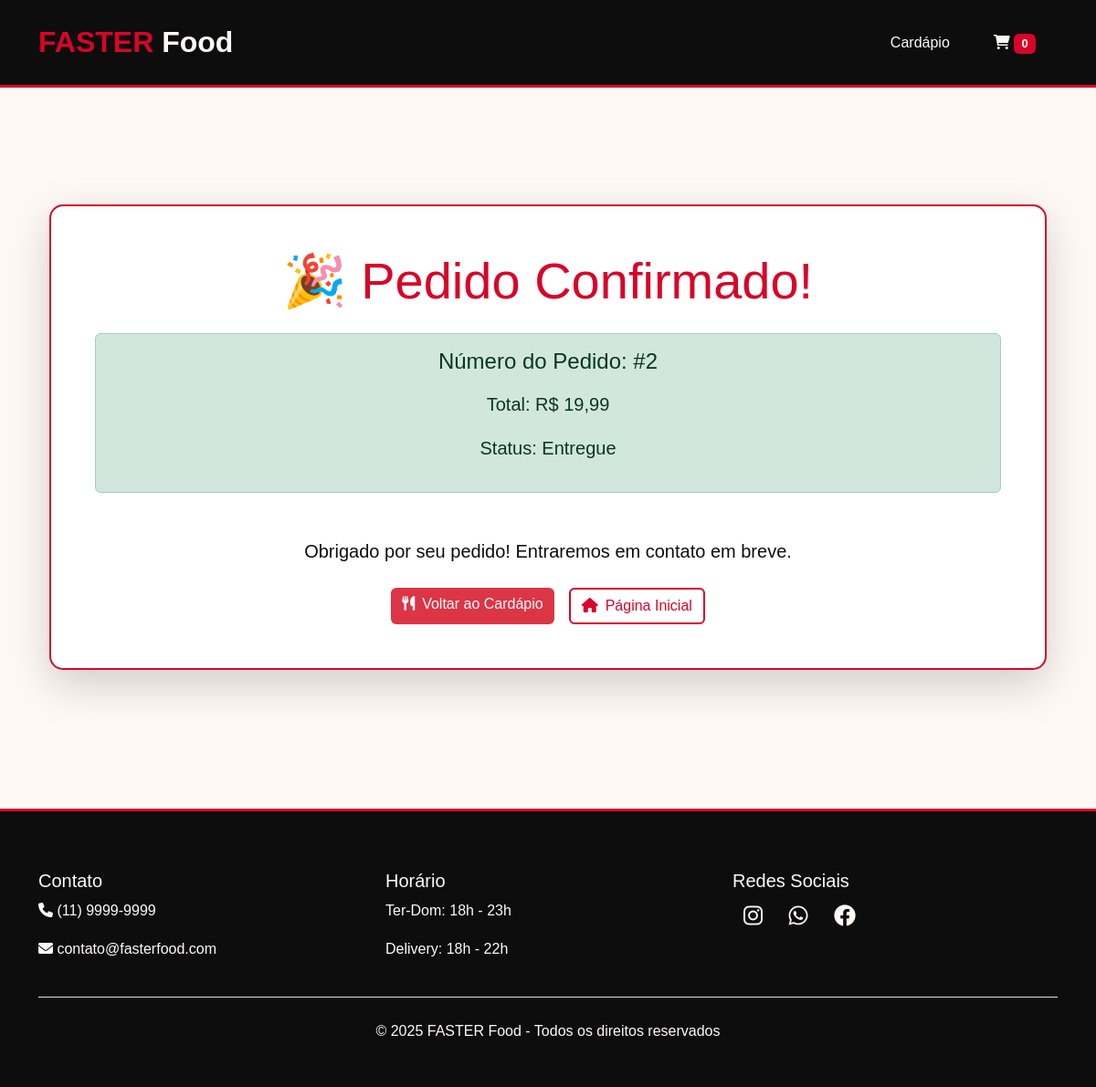
Screenshot of /confirmacao/2/ with the database file from the repository.
### delivery_app/models.py (models this page shows, shortened)
class Pedido(models.Model):
    STATUS_CHOICES = [
        ('Pendente', 'Pendente'),
        ('Em Preparo', 'Em Preparo'),
        ('Entregue', 'Entregue'),
    ]
    cliente_nome = models.CharField(max_length=100)
    cliente_endereco = models.CharField(max_length=200)
    cliente_telefone = models.CharField(max_length=20)
    total = models.DecimalField(max_digits=10, decimal_places=2)
    status = models.CharField(max_length=20, choices=STATUS_CHOICES, default='Pendente')
    criado_em = models.DateTimeField(auto_now_add=True)
    tracking_token = models.UUIDField(default=uuid.uuid4, editable=False, unique=True)
    def get_absolute_url(self):
        return reverse('acompanhar_pedido', args=[str(self.tracking_token)])

### delivery_app/views.py (the view)
# urls.py: path('confirmacao/<int:pedido_id>/', views.confirmacao, name='confirmacao'),
def confirmacao(request, pedido_id):
    pedido = get_object_or_404(Pedido, id=pedido_id)
    return render(request, 'confirmacao.html', {
        'pedido': pedido,
        'whatsapp_url': request.GET.get('whatsapp_url', ''),
        'tracking_url': request.build_absolute_uri(pedido.get_absolute_url())
    })

### delivery_app/templates/confirmacao.html (shortened to what this page needs)
{% extends 'base.html' %}
{% load humanize %}
{% block content %}
<div class="container text-center py-5">
    <div class="confirmation-card shadow-lg p-5 mb-4">
        <h1 class="display-4 text-vermelho mb-4">🎉 Pedido Confirmado!</h1>
        <div class="alert alert-success">
            <h4 class="mb-3">Número do Pedido: #{{ pedido.id }}</h4>
            <div class="row justify-content-center">
                <div class="col-md-6">
                    <p class="lead"><strong>Total:</strong> R$ {{ pedido.total|intcomma }}</p>
                    <p class="lead"><strong>Status:</strong> {{ pedido.status }}</p>
                </div>
            </div>
        </div>
        <div class="mt-5">
            <p class="lead">Obrigado por seu pedido! Entraremos em contato em breve.</p>
            <div class="d-flex justify-content-center gap-3 mt-4">
                <a href="{% url 'cardapio' %}" class="btn btn-vermelho">
                    <i class="fas fa-utensils me-2"></i>Voltar ao Cardápio
                </a>
                <a href="/" class="btn btn-outline-vermelho">
                    <i class="fas fa-home me-2"></i>Página Inicial
                </a>
            </div>
        </div>
    </div>
</div>
{% endblock %}

### static/css/styles.css (style rules this page uses)
:root { --vermelho: #D90429; --vermelho-escuro: #B00321; --preto: #0D0D0D; --preto-claro: #1A1A1A; --branco: #FFF9F5; --cinza: #F3F3F3; --transition: all 0.3s cubic-bezier(0.4, 0, 0.2, 1); }
* { margin: 0; padding: 0; box-sizing: border-box; }
body { background-color: var(--branco); color: var(--preto); font-family: 'Arial', sans-serif; line-height: 1.6; min-height: 100vh; display: flex; flex-direction: column; }
.text-vermelho { color: var(--vermelho) !important; }
.btn-outline-vermelho { border: 2px solid var(--vermelho) !important; color: var(--vermelho) !important; background: transparent !important; transition: var(--transition); }
.btn-vermelho { background-color: #dc3545; color: white; border: none; }

### delivery_app/templates/confirmacao.html (style rules this page uses)
.confirmation-card { background: white; border-radius: 15px; border: 2px solid var(--vermelho); }

### rows the page displays
Pedido: id "2", total "19,99", status "Entregue"

### other values shown
{{ carrinho.values|length|default:0 }} "0"
